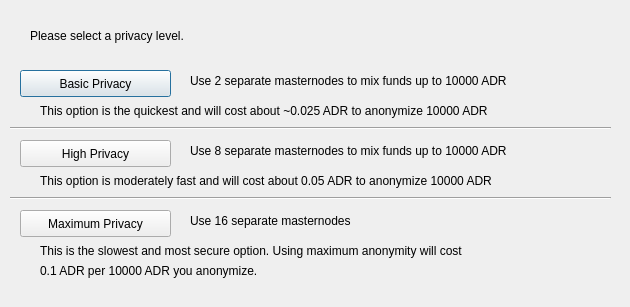
<?xml version="1.0" encoding="UTF-8"?>
<ui version="4.0">
 <class>ObfuscationConfig</class>
 <widget class="QDialog" name="ObfuscationConfig">
  <property name="geometry">
   <rect>
    <x>0</x>
    <y>0</y>
    <width>630</width>
    <height>307</height>
   </rect>
  </property>
  <property name="windowTitle">
   <string>Configure Obfuscation</string>
  </property>
  <widget class="QPushButton" name="buttonBasic">
   <property name="geometry">
    <rect>
     <x>20</x>
     <y>70</y>
     <width>151</width>
     <height>27</height>
    </rect>
   </property>
   <property name="text">
    <string>Basic Privacy</string>
   </property>
  </widget>
  <widget class="QPushButton" name="buttonHigh">
   <property name="geometry">
    <rect>
     <x>20</x>
     <y>140</y>
     <width>151</width>
     <height>27</height>
    </rect>
   </property>
   <property name="text">
    <string>High Privacy</string>
   </property>
  </widget>
  <widget class="QPushButton" name="buttonMax">
   <property name="geometry">
    <rect>
     <x>20</x>
     <y>210</y>
     <width>151</width>
     <height>27</height>
    </rect>
   </property>
   <property name="text">
    <string>Maximum Privacy</string>
   </property>
  </widget>
  <widget class="QLabel" name="label">
   <property name="geometry">
    <rect>
     <x>30</x>
     <y>20</y>
     <width>571</width>
     <height>31</height>
    </rect>
   </property>
   <property name="text">
    <string>Please select a privacy level.</string>
   </property>
  </widget>
  <widget class="QLabel" name="label_2">
   <property name="geometry">
    <rect>
     <x>190</x>
     <y>70</y>
     <width>421</width>
     <height>21</height>
    </rect>
   </property>
   <property name="text">
    <string>Use 2 separate masternodes to mix funds up to 10000 ADR</string>
   </property>
  </widget>
  <widget class="QLabel" name="label_3">
   <property name="geometry">
    <rect>
     <x>190</x>
     <y>140</y>
     <width>411</width>
     <height>21</height>
    </rect>
   </property>
   <property name="text">
    <string>Use 8 separate masternodes to mix funds up to 10000 ADR</string>
   </property>
  </widget>
  <widget class="QLabel" name="label_4">
   <property name="geometry">
    <rect>
     <x>190</x>
     <y>210</y>
     <width>421</width>
     <height>21</height>
    </rect>
   </property>
   <property name="text">
    <string>Use 16 separate masternodes</string>
   </property>
  </widget>
  <widget class="QLabel" name="label_6">
   <property name="geometry">
    <rect>
     <x>40</x>
     <y>100</y>
     <width>561</width>
     <height>21</height>
    </rect>
   </property>
   <property name="text">
    <string>This option is the quickest and will cost about ~0.025 ADR to anonymize 10000 ADR</string>
   </property>
  </widget>
  <widget class="QLabel" name="label_7">
   <property name="geometry">
    <rect>
     <x>40</x>
     <y>170</y>
     <width>561</width>
     <height>21</height>
    </rect>
   </property>
   <property name="text">
    <string>This option is moderately fast and will cost about 0.05 ADR to anonymize 10000 ADR</string>
   </property>
  </widget>
  <widget class="QLabel" name="label_8">
   <property name="geometry">
    <rect>
     <x>40</x>
     <y>240</y>
     <width>561</width>
     <height>21</height>
    </rect>
   </property>
   <property name="text">
    <string>This is the slowest and most secure option. Using maximum anonymity will cost</string>
   </property>
  </widget>
  <widget class="QLabel" name="label_9">
   <property name="geometry">
    <rect>
     <x>40</x>
     <y>260</y>
     <width>561</width>
     <height>21</height>
    </rect>
   </property>
   <property name="text">
    <string>0.1 ADR per 10000 ADR you anonymize.</string>
   </property>
  </widget>
  <widget class="Line" name="line">
   <property name="geometry">
    <rect>
     <x>10</x>
     <y>120</y>
     <width>601</width>
     <height>16</height>
    </rect>
   </property>
   <property name="orientation">
    <enum>Qt::Horizontal</enum>
   </property>
  </widget>
  <widget class="Line" name="line_2">
   <property name="geometry">
    <rect>
     <x>10</x>
     <y>190</y>
     <width>601</width>
     <height>16</height>
    </rect>
   </property>
   <property name="orientation">
    <enum>Qt::Horizontal</enum>
   </property>
  </widget>
 </widget>
 <resources/>
 <connections/>
</ui>
